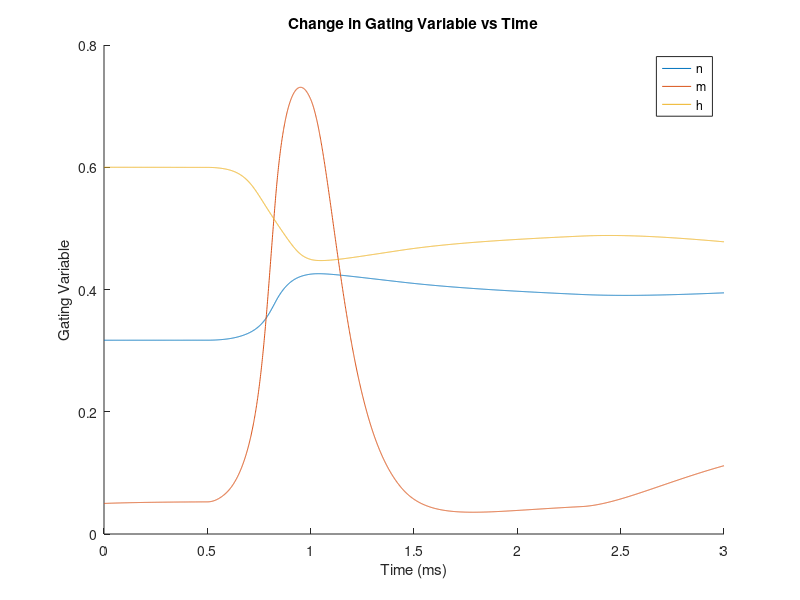
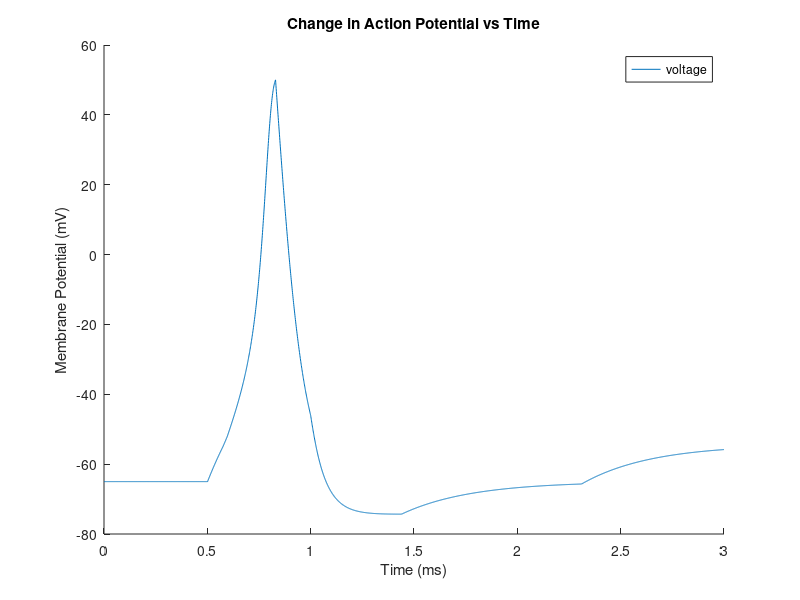
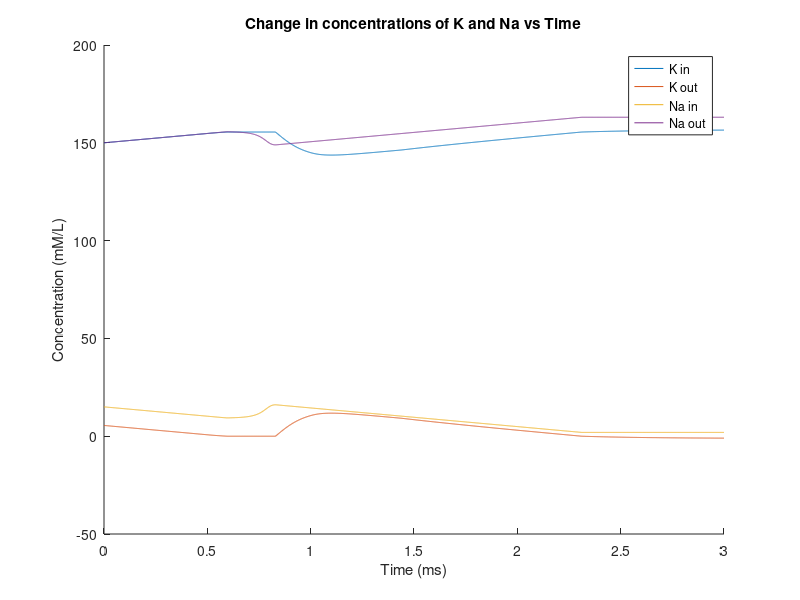

The MATLAB source for these figures, in order:
% hw3_ex5_whsolo_sorhom.m
% Will Solow and Skye Rhomberg
% CS346 - Spring 2020
% HW3 - HH simulations

% This code simulates the HH Model with the concentration gated Na-K pump
% and voltage gated leakage channel, graphing V, m,
% n, and h with respect to time. It also simulates the concentrations of K
% and Na inside and out of the membrane, and controls the Na-K pump to
% on/off accordingly. 

% TO RUN: Press F5

% simulation length and change in time (in seconds)
sim_length = 3;
dt = .001;
num_iterations = sim_length/dt;

% default is that both channels start as closed - 0 is closed, 1 is open
% used to keep track if the voltage gated channels are open to control
% current
Na_On = 0;
K_On = 0;
% used to turn pump on and off. 0 is off, 1 is on default starts at on as
% initial concentrations are in desired range.
P_On = 1;
% used to turn the leakage channel on and off. 1 is open, 0 is closed.
% Starts as open as initial voltage is less than -54.5mV
L_On = 1;

% Initializing constants
I_max = 15;
I = 0; % applied current
C_M = .1; % capacitance

% initial voltage and gating probabilities
V_init = -65; % resting/action potential (mV)
n_init = .317; % potassium activation gating probability
m_init = .05; % sodium activation gating probability
h_init = .6; % sodium inactivation gating probability

% initial concentrations of Na and K 
Na_in_init = 15;
Na_out_init = 150;
K_in_init = 150;
K_out_init = 5.5;

% Gating constants. Controls when the gates open and close based on the
% voltage
Na_open = -55;
Na_close = 50;
K_open = 50;
L_close = -54.4;

% displacements from equilibrium potential K: potassium, Na: sodium, L: leakage
% used in calculating the currents of K, Na, and L
V_K = -77;
V_Na = 50;
V_L = -54.4;

% conductance constants K: potassium, Na: sodium, L: leakage
% used in caculating the currents of K, Na, and L
g_K  = 36;
g_Na = 120;
g_L  = .3;

% assign initial values to voltage and gate constants
t(1) = 0;
V(1) = V_init;
n(1) = n_init;
m(1) = m_init;
h(1) = h_init;

% assign initial values to concentrations
K_in(1) = K_in_init;
K_out(1) = K_out_init;
Na_in(1) = Na_in_init;
Na_out(1) = Na_out_init;

% calculating opening and closing rate constants
% used in calculating the probablities of a gate being open for 
% n, m, and h, the gates of K, Na, and L
a_n = @(V) .01  * (V+55) / (1 - exp(-(V+55) / 10));
a_m = @(V) .1   * (V+40) / (1 - exp(-(V+40) / 10));
a_h = @(V) .07  *               exp(-(V+65) / 20) ;
b_n = @(V) .125 *               exp(-(V+65) / 80) ;
b_m = @(V) 4    *               exp(-(V+65) / 18) ;
b_h = @(V) 1             / (1 + exp(-(V+35) / 10));

% calculating rate of change of n, m, and h (gating variables)
dNdt = @(V, n, m, h) a_n(V) * (1-n) - b_n(V) * n;
dMdt = @(V, n, m, h) a_m(V) * (1-m) - b_m(V) * m;
dHdt = @(V, n, m, h) a_h(V) * (1-h) - b_h(V) * h;

% calculating currents of K, NA, and L
% used in the model to compute change in voltage
% K channel only on when voltage is greater
% logical operator implements gating, returns 1 if gate is open, 0 if
% closed. Leakage has no gating as it is always open
I_K  = @(V, n) g_K  * n^4 *(V-V_K);
I_Na = @(V, m, h) g_Na  * m^3 * h * (V-V_Na);
I_L  = @(V) g_L * (V-V_L);
% pump constant, counteracts initial value of I_L
I_P = g_L * (V_init-V_L);

% calculating rate of change of voltage based on currents. Incorporates the
% voltage gating for pump, ion channels, and leakage
dVdt = @(V, n, m, h, I, Na_On, K_On, P_On, L_On) (I - K_On*I_K(V,n) - ...
    Na_On*I_Na(V,m,h) - L_On*I_L(V) + P_On*I_P) / C_M;

% used to calculate the change in concentrations of K and Na
% for K, calculating positive change of concentration outside
% for Na, calcualting positive change of concentration outside

dKdt = @(V, n, K_On, P_On, L_On) -I_K(V,n)*K_On - L_On*I_L(V) - 2*P_On*I_P;
dNadt = @(V, m, h, Na_On, P_On) -I_Na(V,m,h)*Na_On + 3*P_On*I_P;

% when to start and end the current
curr_start = .5;
curr_length = .5;
curr_end = curr_start + curr_length;

% simulation loop
for i=1:num_iterations
    % update time
    t(i+1)= i * dt;
    
    % compute RK4 estimations
    % del 1 estimates
    dV1 = dVdt(V(i)      , n(i)      , m(i)      , h(i)      , I, Na_On, ...
        K_On, P_On, L_On)*dt;
    dN1 = dNdt(V(i)      , n(i)      , m(i)      , h(i)      )*dt;
    dM1 = dMdt(V(i)      , n(i)      , m(i)      , h(i)      )*dt;
    dH1 = dHdt(V(i)      , n(i)      , m(i)      , h(i)      )*dt;
    
    dK1 = dKdt(V(i)      , n(i)                  , K_On, P_On, L_On)*dt;
    dNa1=dNadt(V(i)      , m(i)      , h(i)      , Na_On,P_On)*dt;
    
    % del 2 estimates
    dV2 = dVdt(V(i)+dV1/2, n(i)+dN1/2, m(i)+dM1/2, h(i)+dH1/2, I, Na_On, ...
        K_On, P_On, L_On)*dt;
    dN2 = dNdt(V(i)+dV1/2, n(i)+dN1/2, m(i)+dM1/2, h(i)+dH1/2)*dt;
    dM2 = dMdt(V(i)+dV1/2, n(i)+dN1/2, m(i)+dM1/2, h(i)+dH1/2)*dt;
    dH2 = dHdt(V(i)+dV1/2, n(i)+dN1/2, m(i)+dM1/2, h(i)+dH1/2)*dt;
    
    dK2 = dKdt(V(i)+dV1/2, n(i)+dN1/2            , K_On, P_On, L_On)*dt;
    dNa2=dNadt(V(i)+dV1/2, m(i)+dM1/2, h(i)+dH1/2, Na_On, P_On)*dt;
    
    %del 3 estimates
    dV3 = dVdt(V(i)+dV2/2, n(i)+dN2/2, m(i)+dM2/2, h(i)+dH2/2, I, Na_On, ...
        K_On, P_On, L_On)*dt;
    dN3 = dNdt(V(i)+dV2/2, n(i)+dN2/2, m(i)+dM2/2, h(i)+dH2/2)*dt;
    dM3 = dMdt(V(i)+dV2/2, n(i)+dN2/2, m(i)+dM2/2, h(i)+dH2/2)*dt;
    dH3 = dHdt(V(i)+dV2/2, n(i)+dN2/2, m(i)+dM2/2, h(i)+dH2/2)*dt;
    
    dK3 = dKdt(V(i)+dV2/2, n(i)+dN2/2            , K_On, P_On, L_On)*dt;
    dNa3=dNadt(V(i)+dV2/2, m(i)+dM2/2, h(i)+dH2/2, Na_On, P_On)*dt;
    
    % del 4 estimates
    dV4 = dVdt(V(i)+dV3  , n(i)+dN3  , m(i)+dM3  , h(i)+dH3  , I, Na_On, ...
        K_On, P_On, L_On)*dt;
    dN4 = dNdt(V(i)+dV3  , n(i)+dN3  , m(i)+dM3  , h(i)+dH3  )*dt;
    dM4 = dMdt(V(i)+dV3  , n(i)+dN3  , m(i)+dM3  , h(i)+dH3  )*dt;
    dH4 = dHdt(V(i)+dV3  , n(i)+dN3  , m(i)+dM3  , h(i)+dH3  )*dt;
    
    dK4 = dKdt(V(i)+dV3  , n(i)+dN3              , K_On, P_On, L_On)*dt;
    dNa4=dNadt(V(i)+dV3  , m(i)+dM3  , h(i)+dH3  , Na_On, P_On)*dt;
    
    % compute value at next time step
    V(i+1) = V(i) + (dV1 + 2*dV2 + 2*dV3 + dV4)/6;
    n(i+1) = n(i) + (dN1 + 2*dN2 + 2*dN3 + dN4)/6;
    m(i+1) = m(i) + (dM1 + 2*dM2 + 2*dM3 + dM4)/6;
    h(i+1) = h(i) + (dH1 + 2*dH2 + 2*dH3 + dH4)/6;
    
    % compute change in concentrations at next time step
    K_in(i+1) = K_in(i) + (dK1 + 2*dK2 + 2*dK3 + dK4)/6;
    K_out(i+1) = K_out(i) - (dK1 + 2*dK2 + 2*dK3 + dK4)/6;
    Na_in(i+1) = Na_in(i) + (dNa1 + 2*dNa2 + 2*dNa3 + dNa4)/6;
    Na_out(i+1) = Na_out(i) - (dNa1 + 2*dNa2 + 2*dNa3 + dNa4)/6;
    
    % start/end current pulse
    I = (i*dt > curr_start & i*dt < curr_end) * I_max;
    
    % check to see if Na and K gates are open/closed
    % Voltage is above base threshold and below max, Ka channel not open
    Na_On = (V(i+1) > Na_open & V(i+1) < Na_close) & ~(K_On);
    % Voltage is above threshold or voltage is decreasing
    K_On = ((V(i+1) > K_open) | (V(i+1)-V(i) < 0));
    
    % turn pump on/off
    % on (1) if K conc outside and Na conc inside are both positive
    P_On = (K_out(i+1) > 0 & Na_in(i+1) > 0);
    
    % open/close leakage channel. Open if voltage is less than L_close
    % (typically -54.4mV)
    L_On = (V(i+1) < L_close);
end

figure;
hold on;
title("Change in Gating Variable vs Time");
xlabel("Time (ms)");
ylabel("Gating Variable");
plot(t,n);
plot(t,m);
plot(t,h);
legend('n', 'm', 'h');

figure;
hold on;
title("Change in Action Potential vs Time");
xlabel("Time (ms)");
ylabel("Membrane Potential (mV)");
plot(t,V);
legend('voltage');

figure;
hold on;
title("Change in concentrations of K and Na vs Time");
xlabel("Time (ms)");
ylabel("Concentration (mM/L)");
plot(t,K_in);
plot(t,K_out);
plot(t,Na_in);
plot(t,Na_out);
legend('K in', 'K out', 'Na in', 'Na out');
